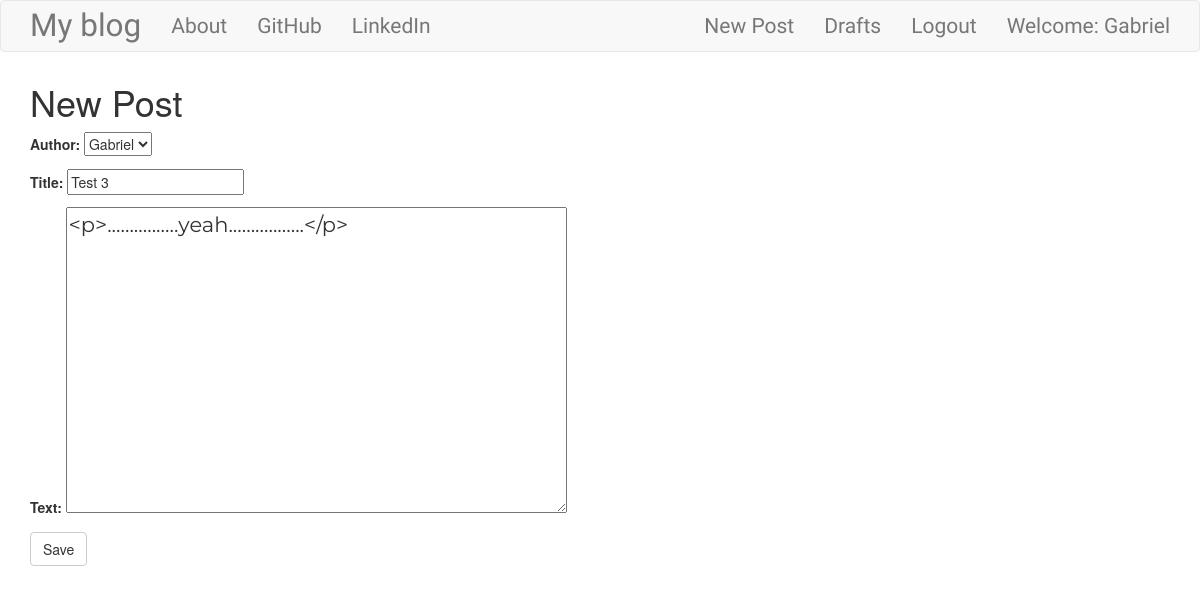
Screenshot of /post/2/edit/ (signed in) with the database file from the repository.
### blog/models.py (models this page shows, shortened)
class Post(models.Model):
    author = models.ForeignKey('auth.User')
    title = models.CharField(max_length=100)
    text = models.TextField()
    created_date = models.DateTimeField(default=timezone.now)
    published_date = models.DateTimeField(blank=True, null=True)

### blog/views.py (the view)
# urls.py: url(r'^post/(?P<pk>\d+)/edit/$', views.PostUpdateView.as_view(), name='post_edit'),
class PostUpdateView(LoginRequiredMixin, UpdateView):
    login_url = '/login/'
    redirect_field_name = 'blog/post_detail.html'
    form_class = PostForm
    model = Post

### blog/forms.py
class PostForm(forms.ModelForm):
    class Meta():
        model = Post
        fields = ('author', 'title', 'text')
        widgets = {
            'title':forms.TextInput(attrs={'class':'textinputclass'}),
            'text':forms.Textarea(attrs={'class':'editable medium-editor-textarea postcontent'}),
        }

### blog/templates/blog/post_form.html (shortened to what this page needs)
{% extends 'blog/base.html' %}
{% block content %}
  <h1>New Post</h1>
  <form class="post-form" method="POST">
    {{ form.as_p }}
    <button type="submit" class="save btn btn-default" name="button">
      Save
    </button>
  </form>
{% endblock %}

### blog/templates/blog/base.html (shortened to what this page needs)
<!DOCTYPE html>
{% load staticfiles %}
<html lang="en" dir="ltr">
  <head>
    <link rel="stylesheet" href="https://maxcdn.bootstrapcdn.com/bootstrap/3.3.7/css/bootstrap.min.css">
    <link rel="stylesheet" href="//cdn.jsdelivr.net/npm/medium-editor@latest/dist/css/medium-editor.min.css" type="text/css" media="screen" charset="utf-8">
    <link rel="stylesheet" href="{% static 'css/blog.css' %}">
  </head>
  <body>
    <nav class="navbar navbar-default techfont custom-navbar">
      <div class="container">
        <ul class="nav navbar-nav">
          <li><a class="navbar-brand bigbrand" href="{% url 'post_list' %}">My blog</a></li>
          <li><a href="{% url 'about' %}">About</a></li>
          <li><a href="https://github.com/ionescuig">GitHub</a></li>
          <li><a href="https://www.linkedin.com/in/gabriel-ionescu">LinkedIn</a></li>
        </ul>
        <ul class="nav navbar-nav navbar-right">
          {% if user.is_authenticated %}
            <li>
              <a href="{% url 'post_new' %}">New Post</a>
            </li>
            <li>
              <a href="{% url 'post_draft_list' %}">Drafts</a>
            </li>
            <li>
              <a href="{% url 'logout' %}">Logout</a>
            </li>
            <li>
              <a>Welcome: {{ user.username }}</a>
            </li>
          {% else %}
          <li>
            <a href="{% url 'login' %}"><span class="glyphicon glyphicon-user"></span></a>
          </li>
          {% endif %}
        </ul>
      </div>
    </nav>
    <div class="content container">
      <div class="row">
        <div class="col-md-8">
          <div class="blog_posts">
            {% block content %}
            {% endblock %}
          </div>
        </div>
      </div>
    </div>
  </body>
</html>

### blog/static/css/blog.css (style rules this page uses)
.techfont { font-family: 'Russo One', sans-serif; font-size: 1.5em; margin-bottom: 10px; }
.bigbrand { font-size: 1.5em; }
.postcontent { font-family: 'Montserrat'; font-size: 1.5em; }

### rows the page displays
Post: author "Gabriel", title "Test 3", text "<p>................yeah.................</p>"

### other values shown
{{ user.username }} "Gabriel"
